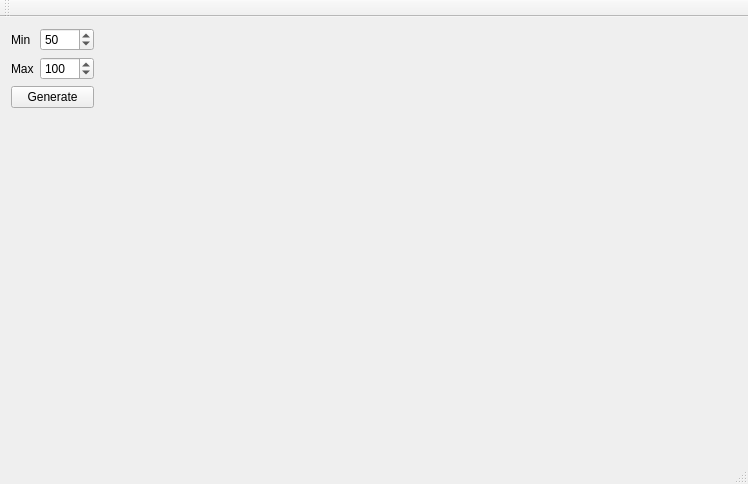
<?xml version="1.0" encoding="UTF-8"?>
<ui version="4.0">
 <class>MainWindow</class>
 <widget class="QMainWindow" name="MainWindow">
  <property name="geometry">
   <rect>
    <x>0</x>
    <y>0</y>
    <width>748</width>
    <height>484</height>
   </rect>
  </property>
  <property name="windowTitle">
   <string>MainWindow</string>
  </property>
  <widget class="QWidget" name="centralWidget">
   <layout class="QHBoxLayout" name="horizontalLayout">
    <item>
     <layout class="QGridLayout" name="gridLayout">
      <property name="horizontalSpacing">
       <number>6</number>
      </property>
      <item row="0" column="0">
       <widget class="QLabel" name="label">
        <property name="text">
         <string>Min</string>
        </property>
       </widget>
      </item>
      <item row="2" column="0" colspan="2">
       <widget class="QPushButton" name="generateButton">
        <property name="text">
         <string>Generate</string>
        </property>
       </widget>
      </item>
      <item row="1" column="1">
       <widget class="QDoubleSpinBox" name="maxSpinBox">
        <property name="decimals">
         <number>0</number>
        </property>
        <property name="maximum">
         <double>1000.000000000000000</double>
        </property>
        <property name="value">
         <double>100.000000000000000</double>
        </property>
       </widget>
      </item>
      <item row="0" column="1">
       <widget class="QDoubleSpinBox" name="minSpinBox">
        <property name="decimals">
         <number>0</number>
        </property>
        <property name="maximum">
         <double>1000.000000000000000</double>
        </property>
        <property name="value">
         <double>50.000000000000000</double>
        </property>
       </widget>
      </item>
      <item row="1" column="0">
       <widget class="QLabel" name="label_2">
        <property name="text">
         <string>Max</string>
        </property>
       </widget>
      </item>
      <item row="3" column="0">
       <spacer name="verticalSpacer">
        <property name="orientation">
         <enum>Qt::Vertical</enum>
        </property>
        <property name="sizeHint" stdset="0">
         <size>
          <width>20</width>
          <height>40</height>
         </size>
        </property>
       </spacer>
      </item>
     </layout>
    </item>
    <item>
     <widget class="QRealTimeGraph" name="graph" native="true">
      <property name="sizePolicy">
       <sizepolicy hsizetype="Minimum" vsizetype="Minimum">
        <horstretch>1</horstretch>
        <verstretch>1</verstretch>
       </sizepolicy>
      </property>
     </widget>
    </item>
   </layout>
  </widget>
  <widget class="QMenuBar" name="menuBar">
   <property name="geometry">
    <rect>
     <x>0</x>
     <y>0</y>
     <width>748</width>
     <height>24</height>
    </rect>
   </property>
  </widget>
  <widget class="QToolBar" name="mainToolBar">
   <attribute name="toolBarArea">
    <enum>TopToolBarArea</enum>
   </attribute>
   <attribute name="toolBarBreak">
    <bool>false</bool>
   </attribute>
  </widget>
  <widget class="QStatusBar" name="statusBar"/>
 </widget>
 <layoutdefault spacing="6" margin="11"/>
 <customwidgets>
  <customwidget>
   <class>QRealTimeGraph</class>
   <extends>QWidget</extends>
   <header>qrealtimegraph.h</header>
   <container>1</container>
  </customwidget>
 </customwidgets>
 <resources/>
 <connections/>
</ui>
